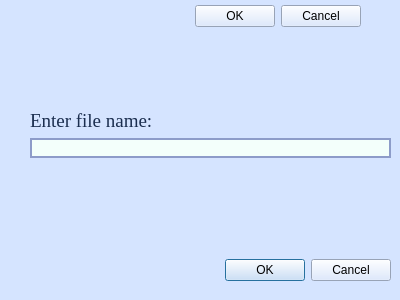
<?xml version="1.0" encoding="UTF-8"?>
<ui version="4.0">
 <class>fileName</class>
 <widget class="QDialog" name="fileName">
  <property name="geometry">
   <rect>
    <x>0</x>
    <y>0</y>
    <width>400</width>
    <height>300</height>
   </rect>
  </property>
  <property name="windowTitle">
   <string>Dialog</string>
  </property>
  <property name="styleSheet">
   <string notr="true">background-color: rgb(213, 228, 255);</string>
  </property>
  <widget class="QWidget" name="verticalLayoutWidget">
   <property name="geometry">
    <rect>
     <x>30</x>
     <y>110</y>
     <width>361</width>
     <height>171</height>
    </rect>
   </property>
   <layout class="QVBoxLayout" name="verticalLayout">
    <item>
     <widget class="QLabel" name="label">
      <property name="font">
       <font>
        <family>Times New Roman</family>
        <pointsize>14</pointsize>
       </font>
      </property>
      <property name="styleSheet">
       <string notr="true">color: rgb(27, 46, 79);
font-size: 14.0em;
font-family: 'Times New Roman', 14;</string>
      </property>
      <property name="text">
       <string>Enter file name:</string>
      </property>
     </widget>
    </item>
    <item>
     <widget class="QLineEdit" name="filename">
      <property name="styleSheet">
       <string notr="true">color: rgb(27, 46, 79);
font-size: 5.0em;
font-family: 'Times New Roman', 14;
background-color: rgb(243, 255, 251);
border: 1.5px solid rgb(141, 156, 201);</string>
      </property>
     </widget>
    </item>
    <item>
     <spacer name="verticalSpacer">
      <property name="orientation">
       <enum>Qt::Vertical</enum>
      </property>
      <property name="sizeHint" stdset="0">
       <size>
        <width>20</width>
        <height>40</height>
       </size>
      </property>
     </spacer>
    </item>
    <item>
     <widget class="QDialogButtonBox" name="buttonBox">
      <property name="orientation">
       <enum>Qt::Horizontal</enum>
      </property>
      <property name="standardButtons">
       <set>QDialogButtonBox::Cancel|QDialogButtonBox::Ok</set>
      </property>
     </widget>
    </item>
   </layout>
  </widget>
  <widget class="QDialogButtonBox" name="buttonBox_2">
   <property name="geometry">
    <rect>
     <x>0</x>
     <y>0</y>
     <width>361</width>
     <height>32</height>
    </rect>
   </property>
   <property name="orientation">
    <enum>Qt::Horizontal</enum>
   </property>
   <property name="standardButtons">
    <set>QDialogButtonBox::Cancel|QDialogButtonBox::Ok</set>
   </property>
  </widget>
 </widget>
 <resources/>
 <connections>
  <connection>
   <sender>buttonBox</sender>
   <signal>accepted()</signal>
   <receiver>fileName</receiver>
   <slot>accept()</slot>
   <hints>
    <hint type="sourcelabel">
     <x>248</x>
     <y>254</y>
    </hint>
    <hint type="destinationlabel">
     <x>157</x>
     <y>274</y>
    </hint>
   </hints>
  </connection>
  <connection>
   <sender>buttonBox</sender>
   <signal>rejected()</signal>
   <receiver>fileName</receiver>
   <slot>reject()</slot>
   <hints>
    <hint type="sourcelabel">
     <x>316</x>
     <y>260</y>
    </hint>
    <hint type="destinationlabel">
     <x>286</x>
     <y>274</y>
    </hint>
   </hints>
  </connection>
 </connections>
</ui>
